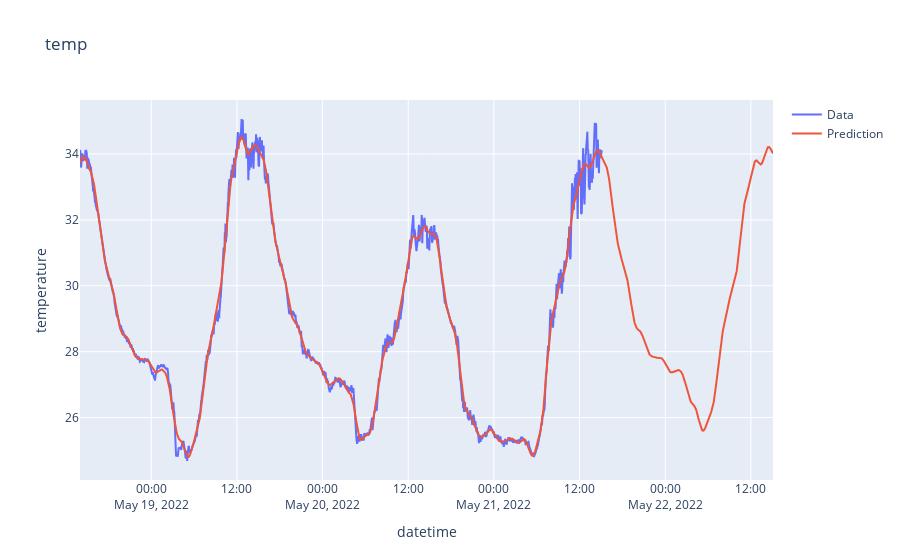

Write notebook code for a chart like this one.
### Code cell
trace1 = go.Scatter(
    x = new_column['ds'].values,
    y = new_column['y'].values,
    mode = 'lines',
    name = 'Data'
)
trace2 = go.Scatter(
    x = forecast['ds'].values,
    y = forecast['yhat1'].values,
    mode = 'lines',
    name = 'Prediction'
)

layout = go.Layout(
    title = "temp",
    xaxis = {'title' : "datetime"},
    yaxis = {'title' : "temperature"}
)
fig = go.Figure(data=[trace1, trace2], layout=layout)
fig.show()

### Figure 1 — Plotly figure (JSON) as saved in the notebook; plotly's stock layout.template omitted (floating-point values rounded to 4 significant figures; data arrays with more than 128 entries replaced by an {"elided": "..."} marker saying what was removed)
{"data": [{"mode": "lines", "name": "Data", "type": "scatter", "x": {"elided": "4386 str values"}, "y": {"elided": "4386 float values"}}, {"mode": "lines", "name": "Prediction", "type": "scatter", "x": {"elided": "5826 str values"}, "y": {"elided": "5826 float values"}}], "layout": {"title": {"text": "temp"}, "xaxis": {"title": {"text": "datetime"}}, "yaxis": {"title": {"text": "temperature"}}}}
